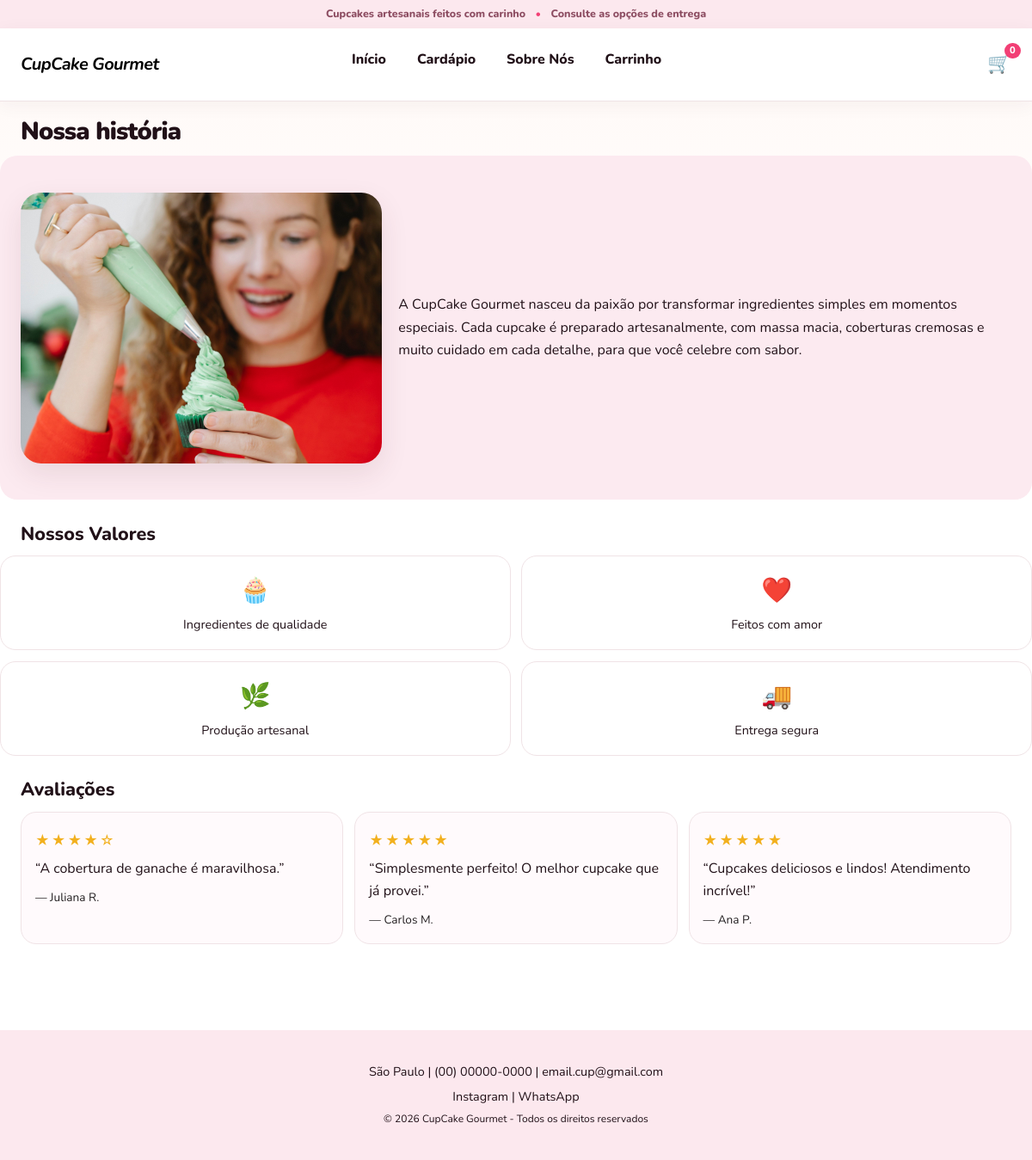
Screenshot of /sobre with the database file from the repository.
### tables this page shows
CREATE TABLE IF NOT EXISTS avaliacao (
    id_avaliacao INT AUTO_INCREMENT PRIMARY KEY,
    id_produto INT NULL,
    nome_exibicao VARCHAR(120) NOT NULL,
    comentario TEXT,
    estrelas TINYINT NOT NULL,
    criada_em DATETIME NOT NULL DEFAULT CURRENT_TIMESTAMP,
    CHECK (estrelas BETWEEN 1 AND 5),
    FOREIGN KEY (id_produto) REFERENCES produto(id_produto) ON DELETE SET NULL
);

### app/Core/View.php (called while the page is built, shortened)
<?php
final class View
{
    public static function render(string $view, array $dados = [], int $status = 200): void
    {
        $__base = dirname(__DIR__) . '/Views/';
        $__arquivo = $__base . $view . '.php';
        extract($dados, EXTR_SKIP);
        require $__arquivo;
        require $__base . 'layout.php';
    }
}

### app/Core/Controller.php (called while the page is built, shortened)
<?php
abstract class Controller
{
    protected function view(string $view, array $dados = [], int $status = 200): void
    {
        View::render($view, $dados, $status);
    }
}

### app/Controllers/SobreController.php (called while the page is built, shortened)
<?php
final class SobreController extends Controller
{
    public function index(): void
    {
        $this->view('sobre', ['avaliacoes' => Avaliacao::recentes(6)]);
    }
}

### public/index.php (called while the page is built, shortened)
<?php
require __DIR__ . '/../app/autoload.php';
$router = new Router();
$router->dispatch(
    $_SERVER['REQUEST_METHOD'] ?? 'GET',
    parse_url($_SERVER['REQUEST_URI'] ?? '/', PHP_URL_PATH) ?: '/'
);

### app/autoload.php (called while the page is built, shortened)
<?php
require_once __DIR__ . '/helpers.php';
spl_autoload_register(function (string $classe): void {
    $prefixo = 'App\\';
    $relativo = substr($classe, strlen($prefixo));
    $arquivo = __DIR__ . '/' . str_replace('\\', '/', $relativo) . '.php';
});

### config/config.php (called while the page is built)
<?php
return [
    'app_name' => 'CupCake Gourmet',
    'db' => [
        'host'    => getenv('DB_HOST') ?: '127.0.0.1',
        'port'    => getenv('DB_PORT') ?: '3306',
        'name'    => getenv('DB_NAME') ?: 'cupcake_gourmet',
        'user'    => getenv('DB_USER') ?: 'root',
        'pass'    => getenv('DB_PASS') !== false ? getenv('DB_PASS') : '',
        'charset' => 'utf8mb4',
    ],
];

### app/Core/Config.php (called while the page is built, shortened)
<?php
final class Config
{
    private static ?array $dados = null;
    public static function get(string $chave): mixed
    {
        if (self::$dados === null) {
            self::$dados = require dirname(__DIR__, 2) . '/config/config.php';
        }
        return self::$dados[$chave] ?? null;
    }
}

### app/Core/Database.php (called while the page is built, shortened)
<?php
final class Database
{
    private static ?PDO $pdo = null;
    public static function conn(): PDO
    {
        if (self::$pdo === null) {
            $c = Config::get('db');
            $dsn = sprintf(
                'mysql:host=%s;port=%s;dbname=%s;charset=%s',
                $c['host'], $c['port'], $c['name'], $c['charset']
            );
            self::$pdo = new PDO($dsn, $c['user'], $c['pass'], [
                PDO::ATTR_ERRMODE            => PDO::ERRMODE_EXCEPTION,
                PDO::ATTR_DEFAULT_FETCH_MODE => PDO::FETCH_ASSOC,
                PDO::ATTR_EMULATE_PREPARES   => false,
            ]);
        }
        return self::$pdo;
    }
}

### app/Models/Avaliacao.php (called while the page is built, shortened)
<?php
final class Avaliacao
{
    public static function recentes(int $limite = 6, ?int $idProduto = null): array
    {
        $limite = max(1, $limite);
        $sql = 'SELECT nome_exibicao, comentario, estrelas, criada_em FROM avaliacao';
        $params = [];
        $sql .= ' ORDER BY criada_em DESC, id_avaliacao DESC LIMIT ' . $limite;
        $st = Database::conn()->prepare($sql);
        $st->execute($params);
        return $st->fetchAll();
    }
}

### app/helpers.php (called while the page is built, shortened)
<?php
function e(mixed $valor): string
{
    return htmlspecialchars((string) $valor, ENT_QUOTES | ENT_SUBSTITUTE, 'UTF-8');
}
function estrelas(int $n): string
{
    $n = max(0, min(5, $n));
    return str_repeat('★', $n) . str_repeat('☆', 5 - $n);
}

### app/Views/_avaliacoes.php (the view)
<section class="avaliacoes" aria-labelledby="titulo-avaliacoes">
    <h2 id="titulo-avaliacoes">Avaliações</h2>
    <?php if (empty($avaliacoes)): ?>
        <p class="muted">Ainda não há avaliações. Seja o primeiro a avaliar!</p>
    <?php else: ?>
        <div class="grade-avaliacoes">
            <?php foreach ($avaliacoes as $a): ?>
                <blockquote class="avaliacao">
                    <p class="estrelas" aria-label="<?= (int) $a['estrelas'] ?> de 5 estrelas"><?= estrelas((int) $a['estrelas']) ?></p>
                    <?php if (!empty($a['comentario'])): ?><p>“<?= e($a['comentario']) ?>”</p><?php endif; ?>
                    <footer>— <?= e($a['nome_exibicao']) ?></footer>
                </blockquote>
            <?php endforeach; ?>
        </div>
    <?php endif; ?>
</section>

### app/Core/Router.php (shortened to what this page needs)
<?php
final class Router
{
    private array $rotas = [];
    private function adicionar(string $metodo, string $padrao, array $acao): void
    {
        $regex = '#^' . preg_replace('#\{(\w+)\}#', '(?P<$1>[^/]+)', $padrao) . '$#';
        $this->rotas[] = [$metodo, $regex, $acao];
    }
    public function dispatch(string $metodo, string $caminho): void
    {
        $caminho = rtrim($caminho, '/');
        foreach ($this->rotas as [$m, $regex, $acao]) {
            if ($m !== $metodo || preg_match($regex, $caminho, $achados) !== 1) {
                continue;
            }
            $parametros = array_filter($achados, 'is_string', ARRAY_FILTER_USE_KEY);
            [$classe, $metodoAcao] = $acao;
            (new $classe())->$metodoAcao(...array_values($parametros));
            return;
        }
    }
}

### public/css/style.css (style rules this page uses)
:root { --rosa: #f23f75; --rosa-escuro: #b92d59; --rosa-claro: #fceaf0; --fundo: #fff8f5; --superficie: #ffffff; --texto: #211118; --muted: #231f21; --borda: #f0e3e6; --erro: #b4233d; --ok: #247548; --sombra-suave: 0 8px 24px rgba(80, 39, 53, 0.06); --sombra-card: 0 12px 32px rgba(80, 39, 53, 0.1); --raio: 18px; --raio-grande: 26px; --transicao: 180ms ease; }
* { box-sizing: border-box; }
html { scroll-behavior: smooth; }
body { margin: 0; min-width: 320px; font-family: "Nunito", system-ui, -apple-system, "Segoe UI", sans-serif; color: var(--texto); background: linear-gradient(180deg, #fff8f5 0, #ffffff 420px); line-height: 1.65; -webkit-font-smoothing: antialiased; }
h1, h2, h3, h4 { color: var(--texto); line-height: 1.3; }
h2 { font-size: 1.35rem; margin: 1.6rem 0 0.7rem; font-weight: 800; }
p { overflow-wrap: break-word; }
main.container > h2, main.container > h1, main.container > .grade, main.container > .avaliacoes { max-width: 1200px; margin-left: auto; margin-right: auto; padding-left: 24px; padding-right: 24px; }
.grade-avaliacoes { display: grid; grid-template-columns: repeat(3, minmax(0, 1fr)); gap: 0.8rem; }
.avaliacao { margin: 0; padding: 1rem; border: 1px solid var(--borda); border-radius: var(--raio); background: #fffafc; }
.avaliacao p { margin: 0.3rem 0; }
.avaliacao footer { margin-top: 0.6rem; padding: 0; background: transparent; color: var(--muted); font-size: 0.85rem; }
.estrelas { color: #f2b01e; letter-spacing: 2px; }

### rows the page displays
avaliacao: estrelas "★★★★☆", comentario "A cobertura de ganache é maravilhosa.", nome_exibicao "Juliana R."
avaliacao: estrelas "★★★★★", comentario "Simplesmente perfeito! O melhor cupcake que já provei.", nome_exibicao "Carlos M."
avaliacao: estrelas "★★★★★", comentario "Cupcakes deliciosos e lindos! Atendimento incrível!", nome_exibicao "Ana P."
